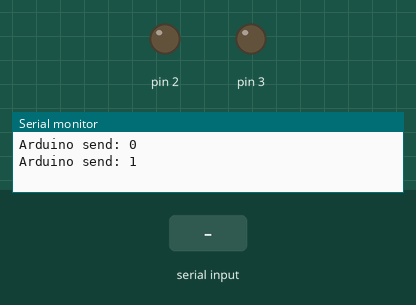
Recording of a sketch running on a simulated Arduino Uno, built with avr-gcc and run on an emulated ATmega328P. Shown: output pins drawn as LEDs (lit = HIGH), the last lines printed to the serial monitor. The test bench sets the inputs (shaded band).

Above: at 1.0 s.
1.1 s: "KILL SERIAL" received over Serial
At 2.0 s:
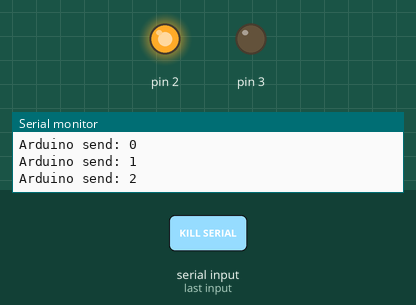
Timing chart, 0 to 4.1 s (numbered marks = the images above; inputs shaded):
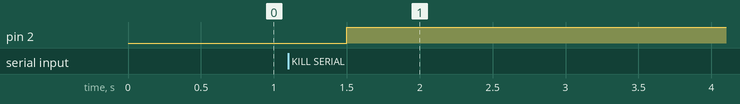

Measured:
- after the input at 1.1 s, pin 2: LOW → HIGH after 0.40 s

The sketch:

VS_com_Ard.ino
```cpp
String mySt;
	char myChar = 0;
	int i=0;
void setup() {
  pinMode(2, OUTPUT);
  pinMode(3,OUTPUT);
  digitalWrite(2,LOW);
	//digitalWrite(3,HIGH);
  // start serial port at 9600 bps:
	Serial.begin(9600);
	while (!Serial) {
	; // wait for serial port to connect. Needed for native USB port only
	}
  establishContact();  //send a byte to establish contact until receiver responds
	}
void loop() {
	if (Serial.available() > 0) {
	  myChar = Serial.read();
	  mySt +=myChar; //receive string from Computer
	 }
	  if ((mySt.length() >0)&(!Serial.available())) {
      if(mySt == "KILL SERIAL"){
        digitalWrite(2,HIGH);
        Serial.end();
      }
	    Serial.print(mySt); //Print received string to Computer
	    mySt="";
	 }
	}
	void establishContact() {
	  while (Serial.available() <= 0) {
	    Serial.print("Arduino send: ");
	    Serial.println(i); //Print increasing value to Computer
	    i+=1;
	    delay(500);
	}
	}
```
